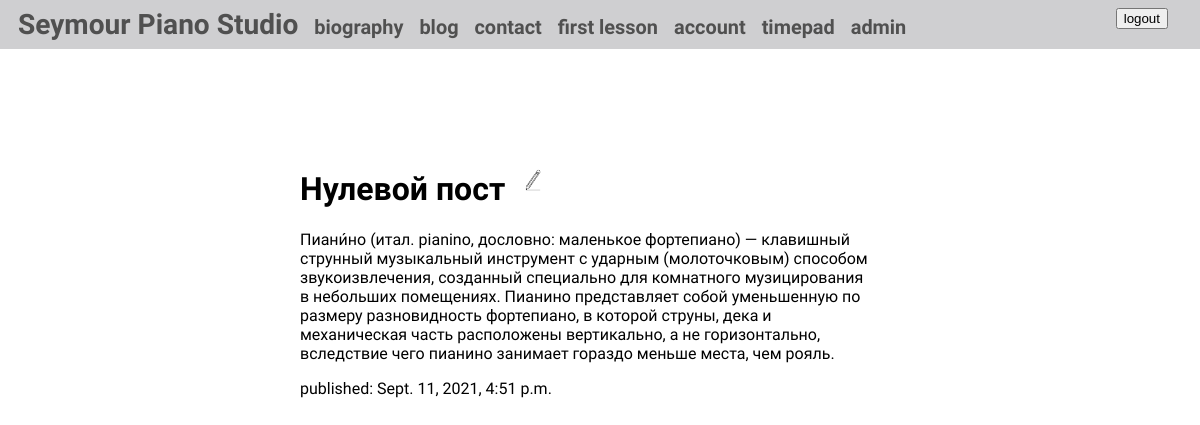
/blog/post/1/ (signed in), run on an earlier commit of the app's database.
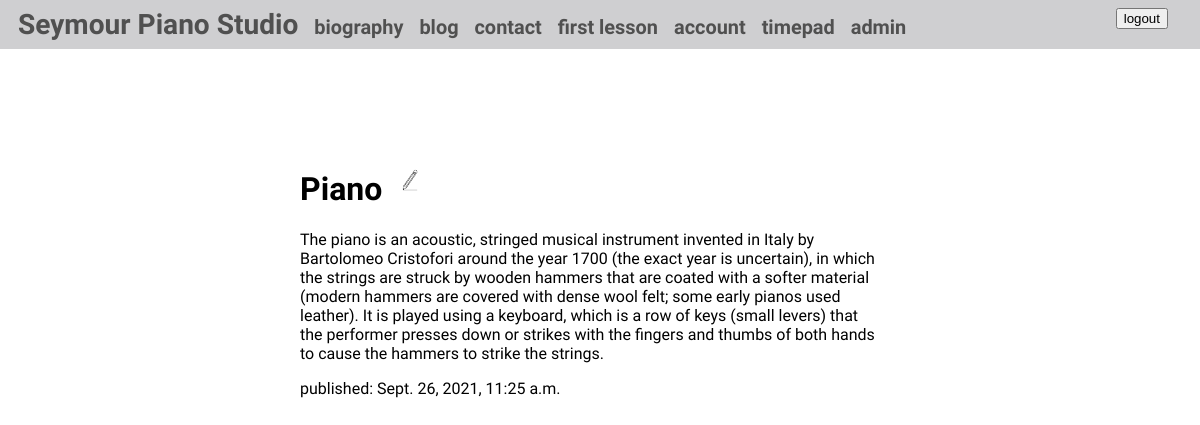
And on a later commit of the database.
### blog/models.py (models this page shows, shortened)
class Post(models.Model):
    title = models.CharField(max_length=200)
    text = models.TextField()
    created_date = models.DateTimeField(default=timezone.now)
    published_date = models.DateTimeField(blank=True, null=True)

### blog/views.py (the view)
# urls.py: path('post/<int:pk>/', views.post_detail, name='post_detail'),
def post_detail(request, pk):
    post = get_object_or_404(Post, pk=pk)
    return render(request, 'blog/post_detail.html', {'post': post})

### blog/templates/blog/post_detail.html
{% extends 'main/base.html' %}
{% load static %}
{% block style %}
    <link rel="stylesheet" href="{% static 'css/blog.css' %}">
{% endblock %}
{% block content %}
    <div id="blog-conteiner">
        <div class="post">
            <h1 class="post_title">
                {{ post.title }}
                {% if user.is_superuser %}
                    <a class="post-edit-button" href="{% url 'post_edit' pk=post.pk %}">
                        <img src="{% static 'img/edit.png' %}" width="40" height="40" alt="edit">
                    </a>
                {% endif %}
            </h1>
            {% if post.published_date %}
                <p class="post_text">{{ post.text|linebreaksbr }}</p>
                <div class="date">
                    <p class="pub_date">published: {{ post.published_date }}</p>
                </div>
            {% else %}
                <p>post in process...</p>
            {% endif %}
        </div>
    </div>
{% endblock %}

What changed in the data, as far as the page shows it:
changed Post: title "Нулевой пост" → "Piano"; text "Пиани́но (итал. pianino, дословно: маленькое фортепиано) — клавишный струнный музыкальный инструмент с ударным (молоточковым) способом звукоизвлечения, созданный специально для комнатного музицирования в небольших помещениях. Пианино представляет собой уменьшенную по размеру разновидность фортепиано, в которой струны, дека и механическая часть расположены вертикально, а не горизонтально, вследствие чего пианино занимает гораздо меньше места, чем рояль." → "The piano is an acoustic, stringed musical instrument invented in Italy by Bartolomeo Cristofori around the year 1700 (the exact year is uncertain), in which the strings are struck by wooden hammers that are coated with a softer material (modern hammers are covered with dense wool felt; some early pianos used leather). It is played using a keyboard, which is a row of keys (small levers) that the performer presses down or strikes with the fingers and thumbs of both hands to cause the hammers to strike the strings."; published_date "Sept. 11, 2021, 4:51 p.m." → "Sept. 26, 2021, 11:25 a.m."
